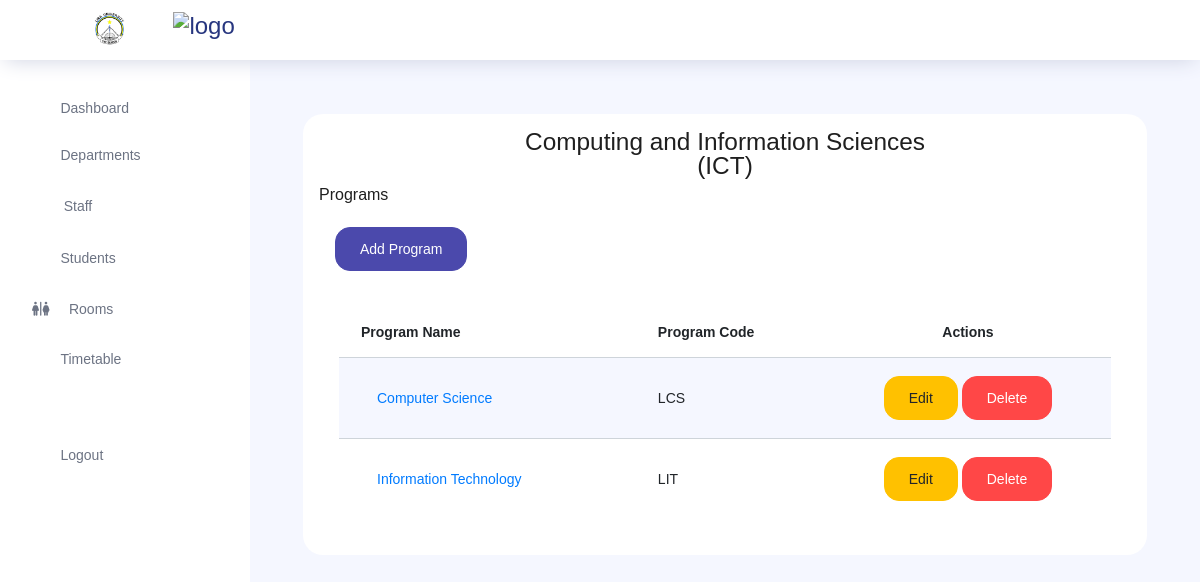
Page /departments/1/ (signed in) on the committed database.
### store/models.py (models this page shows, shortened)
class Department(models.Model):
    department_name = models.CharField(max_length=100)
    department_code = models.CharField(max_length=20)

class Program(models.Model):
    program_name = models.CharField(max_length=100)
    program_code = models.CharField(max_length=20)
    department = models.ForeignKey(Department, on_delete=models.CASCADE)

### core/views.py (the view, shortened to what this page needs)
# urls.py: path('departments/<str:dpt>/', views.program, name='program'),
def program(request, dpt):
    if not request.user.is_authenticated:
        messages.error(request, 'You need to be logged in to view this page.')
        return redirect('core:login')
    department = get_object_or_404(Department, pk=dpt)
    programs = Program.objects.all()
    context = {
        'department': department,
        'programs': programs,
    }
    return render(request, 'pages/program.html', context)

### templates/pages/program.html (shortened to what this page needs)
{% extends 'core/layout.html'%}
{% block content %}
<div class="col-lg-12 stretch-card">
    <div class="card p-3 my-3 bg-white">
        <h3 class="text-center">{{ department.department_name }} <br>({{ department.department_code }})</h3>
        <span><h5>Programs</h5></span>
    <div>
        <a href="#" class="btn btn-primary m-3" data-toggle="modal" data-target="#addProgram">Add Program</a>
    </div>
        <div class="card-body">
            <div class="table-responsive">
                <table class="table table-striped ">
                    <thead>
                        <tr>
                            <th>Program Name</th>
                            <th>Program Code</th>
                            <th class="text-center">Actions</th>
                        </tr>
                    </thead>
                    <tbody>
                        {% for p in programs %}
                        {% if p.department.pk == department.pk %}
                        <tr>
                            <td><a class="nav-link" href="{% url 'core:course' program=p.pk %}">{{ p.program_name }}</a></td>
                            <td>{{ p.program_code }}</td>
                            <td class="text-center">
                                <a href="#" data-toggle="modal" data-target="#editProgram{{ p.id }}" class="btn btn-warning" >Edit</a>
                                <a href="{% url 'core:deleteProgram' pk=p.id %}" onclick="return(confirm('Are you sure you want to delete this Program?'))" class="btn btn-danger">Delete</i></a>
                            </td>
                        </tr>
                        {% endif %}
                        {% endfor %}
                    </tbody>
                </table>
            </div>
        </div>
    </div>
</div>
{%endblock%}

### rows in the picture
Department: department_name "Computing and Information Sciences", department_code "ICT"
Program: program_name "Computer Science", program_code "LCS"
Program: program_name "Information Technology", program_code "LIT"
